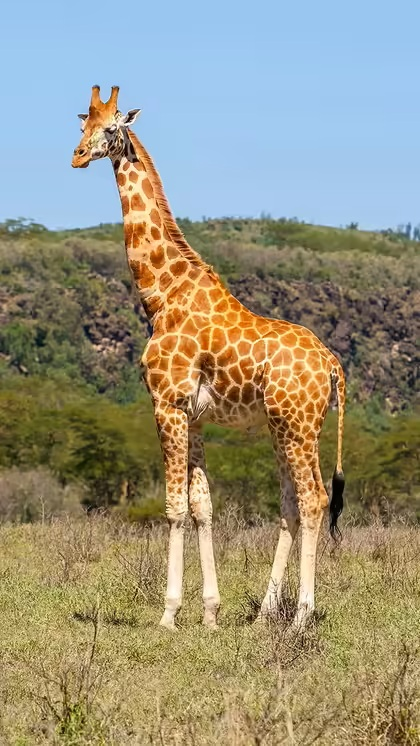
#> input picture Experiment_6/giraffe.jpg, 420 x 746 px
$ jupyter execute experiment_6.ipynb
#> lines starting #> are read from the running program, lines starting #| are printed output that depends on the picture
[cell 1]
import numpy as np
import cv2
import matplotlib.pyplot as plt

[cell 2]
img = cv2.imread("giraffe.jpg", cv2.IMREAD_GRAYSCALE)
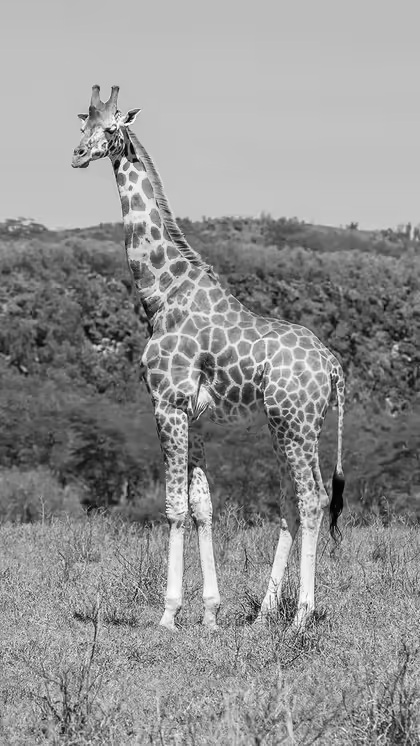
#> img: shape (746, 420); min 0, max 255, mean 146.1

[cell 3]
hist = np.zeros(256)

for i in img.flatten():
    hist[i] += 1
#> after the loop, hist = 256 values, max 22234 at index 193, min 2 at index 254, mean 1223.9

total = img.size
#> total = 313320

max_variance = 0
threshold = 0

[cell 4]
for t in range(256):
    w1 = np.sum(hist[:t+1])
    w2 = np.sum(hist[t+1:])
    if w1 == 0 or w2 == 0:
        continue
    mean1 = np.sum(np.arange(t+1) * hist[:t+1])/w1
    mean2 = np.sum(np.arange(t+1, 256) * hist[t+1:])/w2
    variance = w1 *w2*(mean1 - mean2) ** 2
    if variance > max_variance:
        max_variance = variance
        threshold = t
#> this loop made 256 passes
#> (w1, w2, mean1, mean2, max_variance) on passes 1 to 12: (8, 313312, 0, 146.1, 5.35e+10), (19, 313301, 0.579, 146.1, 1.26e+11), (47, 313273, 1.43, 146.1, 3.08e+11), (90, 313230, 2.18, 146.2, 5.84e+11), (165, 313155, 3.01, 146.2, 1.06e+12), (211, 313109, 3.44, 146.2, 1.35e+12), (254, 313066, 3.87, 146.2, 1.61e+12), (300, 313020, 4.35, 146.2, 1.89e+12), (353, 312967, 4.9, 146.3, 2.21e+12), (390, 312930, 5.29, 146.3, 2.43e+12), (422, 312898, 5.65, 146.3, 2.61e+12), (452, 312868, 6, 146.3, 2.78e+12)
#> after the loop, max_variance = 1.77e+14; threshold = 141
print("Threshold:", threshold)
#| Threshold: 141

[cell 5]
result = np.zeros(img.shape, dtype=np.uint8)
result[img > threshold] = 255
plt.figure(figsize=(10,5))
plt.subplot(1,2,1)
plt.imshow(img,cmap="gray")
plt.title("Original Image")
plt.axis("off")
plt.subplot(1,2,2)
plt.imshow(result, cmap="gray")
plt.title("Otsu Thresholding")
plt.axis("off")
plt.show()
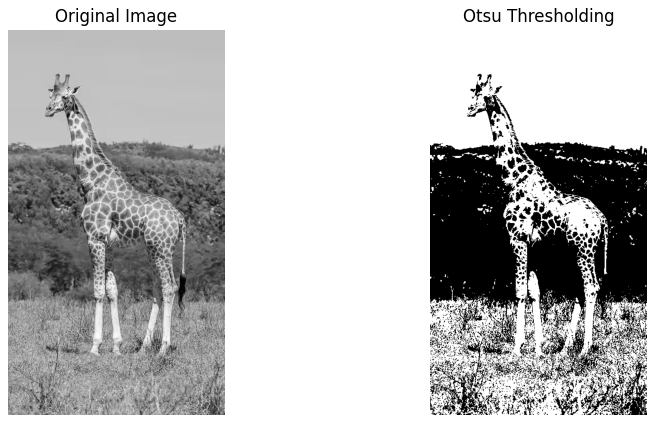
#> figure drawn by matplotlib, 2 panels
